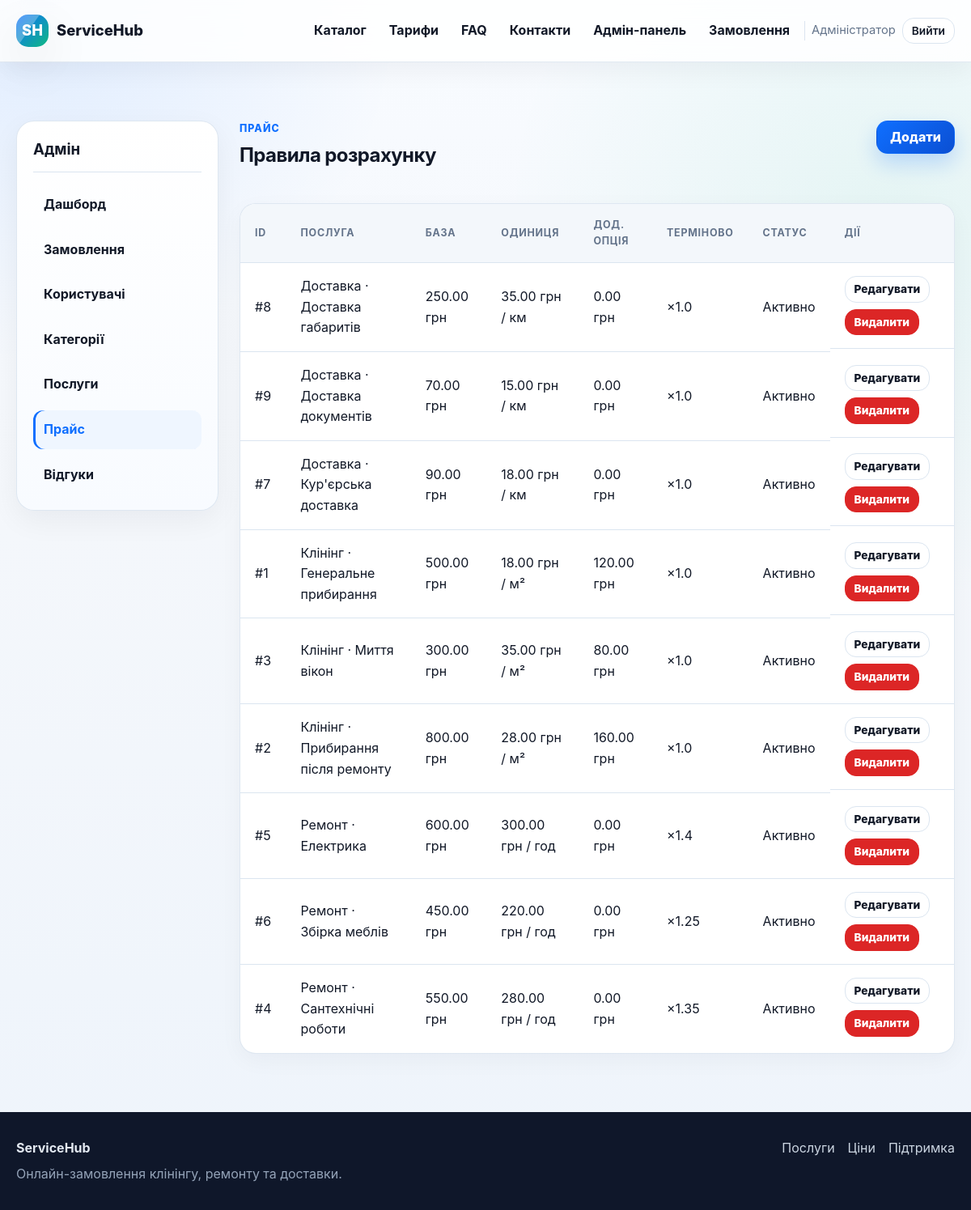
The page /admin/prices (signed in) on the database its author committed.
### tables this page shows
CREATE TABLE users (
    id INTEGER PRIMARY KEY AUTOINCREMENT,
    role TEXT NOT NULL CHECK (role IN ('client', 'worker', 'admin')),
    full_name TEXT NOT NULL,
    email TEXT NOT NULL UNIQUE,
    password_hash TEXT NOT NULL,
    phone TEXT,
    city TEXT,
    address TEXT,
    specialization TEXT,
    service_area TEXT,
    schedule TEXT,
    price_text TEXT,
    is_blocked INTEGER NOT NULL DEFAULT 0,
    created_at TEXT NOT NULL DEFAULT CURRENT_TIMESTAMP
);

CREATE TABLE prices (
    id INTEGER PRIMARY KEY AUTOINCREMENT,
    service_id INTEGER NOT NULL,
    base_price REAL NOT NULL DEFAULT 0,
    unit_price REAL NOT NULL DEFAULT 0,
    unit_name TEXT NOT NULL DEFAULT 'од.',
    extra_option_price REAL NOT NULL DEFAULT 0,
    urgent_multiplier REAL NOT NULL DEFAULT 1.0,
    is_active INTEGER NOT NULL DEFAULT 1,
    updated_at TEXT NOT NULL DEFAULT CURRENT_TIMESTAMP,
    FOREIGN KEY (service_id) REFERENCES services(id) ON DELETE CASCADE
);

CREATE TABLE categories (
    id INTEGER PRIMARY KEY AUTOINCREMENT,
    name TEXT NOT NULL UNIQUE,
    slug TEXT NOT NULL UNIQUE,
    description TEXT,
    is_active INTEGER NOT NULL DEFAULT 1,
    created_at TEXT NOT NULL DEFAULT CURRENT_TIMESTAMP
);

CREATE TABLE services (
    id INTEGER PRIMARY KEY AUTOINCREMENT,
    category_id INTEGER NOT NULL,
    name TEXT NOT NULL,
    slug TEXT NOT NULL,
    description TEXT,
    unit_label TEXT,
    is_active INTEGER NOT NULL DEFAULT 1,
    created_at TEXT NOT NULL DEFAULT CURRENT_TIMESTAMP,
    FOREIGN KEY (category_id) REFERENCES categories(id) ON DELETE RESTRICT,
    UNIQUE (category_id, slug)
);

### app.py (the view)
@app.route("/admin/prices")
@role_required("admin")
def admin_prices():
    prices = db_all(
        """
        SELECT p.*, s.name AS service_name, c.name AS category_name
        FROM prices p
        JOIN services s ON s.id = p.service_id
        JOIN categories c ON c.id = s.category_id
        ORDER BY p.is_active DESC, c.name, s.name, p.updated_at DESC
        """
    )
    return render_template("admin/prices.html", prices=prices)

### app.py (called while the page is built)
def get_db() -> sqlite3.Connection:
    if "db" not in g:
        db = sqlite3.connect(app.config["DATABASE"])
        db.row_factory = sqlite3.Row
        db.execute("PRAGMA foreign_keys = ON")
        g.db = db
    return g.db

def db_one(query: str, params: tuple = ()) -> sqlite3.Row | None:
    return get_db().execute(query, params).fetchone()

def db_all(query: str, params: tuple = ()) -> list[sqlite3.Row]:
    return get_db().execute(query, params).fetchall()

def money(value: float | int | str | None) -> str:
    if value is None or value == "":
        return "—"
    try:
        return f"{float(value):,.2f} грн".replace(",", " ")
    except (TypeError, ValueError):
        return str(value)

def active_label(value: int | None) -> str:
    return "Активно" if value else "Вимкнено"

def current_user() -> sqlite3.Row | None:
    user_id = session.get("user_id")
    if not user_id:
        return None
    return db_one("SELECT * FROM users WHERE id = ?", (user_id,))

@app.before_request
def load_logged_in_user():
    g.user = current_user()
    if g.user and g.user["is_blocked"] and request.endpoint not in {"logout", "static"}:
        session.clear()
        g.user = None
        flash("Ваш обліковий запис заблоковано адміністратором.", "danger")
        return redirect(url_for("login"))
    return None

@app.context_processor
def inject_globals() -> dict:
    return {
        "current_user": getattr(g, "user", None),
        "roles": ROLES,
        "specializations": SPECIALIZATIONS,
        "order_statuses": ORDER_STATUSES,
        "worker_status_options": WORKER_STATUS_OPTIONS,
        "format_datetime": format_datetime,
        "money": money,
        "role_label": role_label,
        "spec_label": spec_label,
        "active_label": active_label,
        "status_class": status_class,
        "payment_status_label": payment_status_label,
        "payment_status_class": payment_status_class,
    }

def role_required(*roles_required: str):
    def decorator(view):
        @wraps(view)
        def wrapped_view(*args, **kwargs):
            if g.user is None:
                flash("Спочатку увійдіть у систему.", "warning")
                return redirect(url_for("login", next=request.path))
            if g.user["role"] not in roles_required:
                abort(403)
            return view(*args, **kwargs)
        return wrapped_view
    return decorator

### templates/admin/prices.html (shortened to what this page needs)
{% extends 'base.html' %}
{% block content %}
<section class="section">
    <div class="container dashboard-layout">
        <aside class="side-card">
            <h3>Адмін</h3>
            <a href="{{ url_for('admin_dashboard') }}">Дашборд</a>
            <a href="{{ url_for('admin_orders') }}">Замовлення</a>
            <a href="{{ url_for('admin_users') }}">Користувачі</a>
            <a href="{{ url_for('admin_categories') }}">Категорії</a>
            <a href="{{ url_for('admin_services') }}">Послуги</a>
            <a class="active" href="{{ url_for('admin_prices') }}">Прайс</a>
            <a href="{{ url_for('admin_reviews') }}">Відгуки</a>
        </aside>
        <div class="dashboard-main">
            <div class="section-head"><div><div class="eyebrow">Прайс</div><h1>Правила розрахунку</h1></div><a class="btn btn-primary" href="{{ url_for('admin_price_new') }}">Додати</a></div>
            <div class="table-card">
                <table>
                    <thead><tr><th>ID</th><th>Послуга</th><th>База</th><th>Одиниця</th><th>Дод. опція</th><th>Терміново</th><th>Статус</th><th>Дії</th></tr></thead>
                    <tbody>
                    {% for price in prices %}
                        <tr>
                            <td>#{{ price.id }}</td><td>{{ price.category_name }} · {{ price.service_name }}</td><td>{{ money(price.base_price) }}</td><td>{{ money(price.unit_price) }} / {{ price.unit_name }}</td><td>{{ money(price.extra_option_price) }}</td><td>×{{ price.urgent_multiplier }}</td><td>{{ active_label(price.is_active) }}</td>
                            <td class="actions-cell"><a class="btn btn-sm btn-outline" href="{{ url_for('admin_price_edit', price_id=price.id) }}">Редагувати</a><form method="post" action="{{ url_for('admin_price_delete', price_id=price.id) }}" onsubmit="return confirm('Видалити прайс?')"><button class="btn btn-sm btn-danger" type="submit">Видалити</button></form></td>
                        </tr>
                    {% endfor %}
                    </tbody>
                </table>
            </div>
        </div>
    </div>
</section>
{% endblock %}

### templates/base.html (shortened to what this page needs)
<!doctype html>
<html lang="uk">
<head>
    <link rel="stylesheet" href="{{ url_for('static', filename='css/style.css') }}">
</head>
<body>
<header class="site-header">
    <div class="container header-inner">
        <a class="brand" href="{{ url_for('home') }}">
            <span class="brand-mark">SH</span>
            <span>ServiceHub</span>
        </a>
        <nav class="nav" data-nav>
            <a href="{{ url_for('catalog') }}">Каталог</a>
            <a href="{{ url_for('prices_public') }}">Тарифи</a>
            <a href="{{ url_for('faq') }}">FAQ</a>
            <a href="{{ url_for('contacts') }}">Контакти</a>
            {% if current_user %}
                {% if current_user.role == 'client' %}
                    <a href="{{ url_for('client_dashboard') }}">Кабінет</a>
                    <a class="btn btn-sm btn-primary" href="{{ url_for('client_create_order') }}">Замовити</a>
                {% elif current_user.role == 'worker' %}
                    <a href="{{ url_for('worker_dashboard') }}">Кабінет</a>
                    <a href="{{ url_for('worker_available_orders') }}">Доступні заявки</a>
                {% elif current_user.role == 'admin' %}
                    <a href="{{ url_for('admin_dashboard') }}">Адмін-панель</a>
                    <a href="{{ url_for('admin_orders') }}">Замовлення</a>
                {% endif %}
                <span class="nav-user">{{ current_user.full_name }}</span>
                <a class="btn btn-sm btn-outline" href="{{ url_for('logout') }}">Вийти</a>
            {% else %}
                <a href="{{ url_for('login') }}">Вхід</a>
                <a class="btn btn-sm btn-primary" href="{{ url_for('register') }}">Реєстрація</a>
            {% endif %}
        </nav>
    </div>
</header>
<main class="page">
    {% block content %}{% endblock %}
</main>
<footer class="site-footer">
    <div class="container footer-inner">
        <div>
            <strong>ServiceHub</strong>
            <p>Онлайн-замовлення клінінгу, ремонту та доставки.</p>
        </div>
        <div class="footer-links">
            <a href="{{ url_for('catalog') }}">Послуги</a>
            <a href="{{ url_for('prices_public') }}">Ціни</a>
            <a href="{{ url_for('contacts') }}">Підтримка</a>
        </div>
    </div>
</footer>
</body>
</html>

### rows shown on the page
users: full_name "Адміністратор"
prices: id "8", category_name "Доставка", service_name "Доставка габаритів", base_price "250.00 грн", unit_price "35.00 грн", unit_name "км", extra_option_price "0.00 грн", urgent_multiplier "1.0", is_active "Активно"
prices: id "9", category_name "Доставка", service_name "Доставка документів", base_price "70.00 грн", unit_price "15.00 грн", unit_name "км", extra_option_price "0.00 грн", urgent_multiplier "1.0", is_active "Активно"
prices: id "7", category_name "Доставка", service_name "Кур'єрська доставка", base_price "90.00 грн", unit_price "18.00 грн", unit_name "км", extra_option_price "0.00 грн", urgent_multiplier "1.0", is_active "Активно"
prices: id "1", category_name "Клінінг", service_name "Генеральне прибирання", base_price "500.00 грн", unit_price "18.00 грн", unit_name "м²", extra_option_price "120.00 грн", urgent_multiplier "1.0", is_active "Активно"
prices: id "3", category_name "Клінінг", service_name "Миття вікон", base_price "300.00 грн", unit_price "35.00 грн", unit_name "м²", extra_option_price "80.00 грн", urgent_multiplier "1.0", is_active "Активно"
prices: id "2", category_name "Клінінг", service_name "Прибирання після ремонту", base_price "800.00 грн", unit_price "28.00 грн", unit_name "м²", extra_option_price "160.00 грн", urgent_multiplier "1.0", is_active "Активно"
prices: id "5", category_name "Ремонт", service_name "Електрика", base_price "600.00 грн", unit_price "300.00 грн", unit_name "год", extra_option_price "0.00 грн", urgent_multiplier "1.4", is_active "Активно"
prices: id "6", category_name "Ремонт", service_name "Збірка меблів", base_price "450.00 грн", unit_price "220.00 грн", unit_name "год", extra_option_price "0.00 грн", urgent_multiplier "1.25", is_active "Активно"
prices: id "4", category_name "Ремонт", service_name "Сантехнічні роботи", base_price "550.00 грн", unit_price "280.00 грн", unit_name "год", extra_option_price "0.00 грн", urgent_multiplier "1.35", is_active "Активно"
